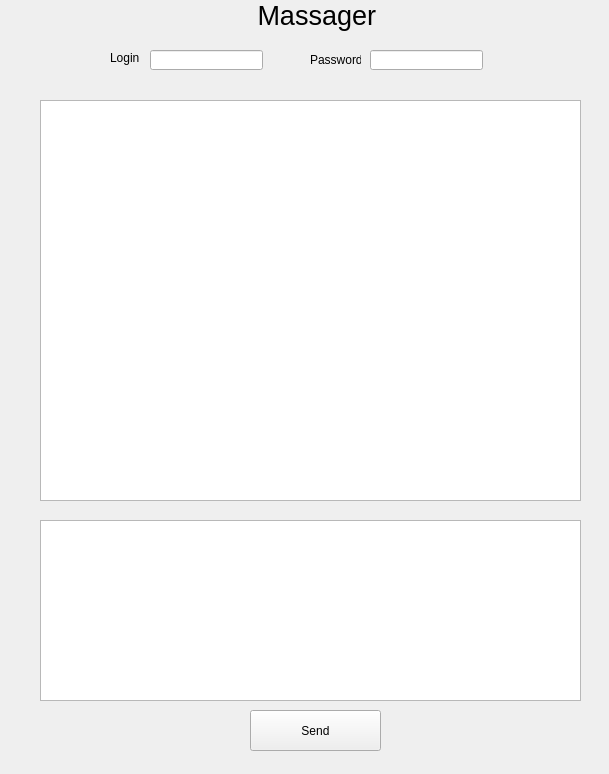
<?xml version="1.0" encoding="UTF-8"?>
<ui version="4.0">
 <class>Form</class>
 <widget class="QWidget" name="Form">
  <property name="geometry">
   <rect>
    <x>0</x>
    <y>0</y>
    <width>609</width>
    <height>774</height>
   </rect>
  </property>
  <property name="windowTitle">
   <string>Messager</string>
  </property>
  <property name="windowIcon">
   <iconset>
    <normaloff>../Сертификаты/ph_001.jpg</normaloff>../Сертификаты/ph_001.jpg</iconset>
  </property>
  <property name="layoutDirection">
   <enum>Qt::LeftToRight</enum>
  </property>
  <widget class="QPushButton" name="pushButton">
   <property name="geometry">
    <rect>
     <x>250</x>
     <y>710</y>
     <width>131</width>
     <height>41</height>
    </rect>
   </property>
   <property name="text">
    <string>Send</string>
   </property>
  </widget>
  <widget class="QLineEdit" name="lineEdit">
   <property name="geometry">
    <rect>
     <x>150</x>
     <y>50</y>
     <width>113</width>
     <height>20</height>
    </rect>
   </property>
  </widget>
  <widget class="QLineEdit" name="lineEdit_2">
   <property name="geometry">
    <rect>
     <x>370</x>
     <y>50</y>
     <width>113</width>
     <height>20</height>
    </rect>
   </property>
  </widget>
  <widget class="QLabel" name="label">
   <property name="geometry">
    <rect>
     <x>250</x>
     <y>0</y>
     <width>141</width>
     <height>31</height>
    </rect>
   </property>
   <property name="font">
    <font>
     <family>MS UI Gothic</family>
     <pointsize>20</pointsize>
    </font>
   </property>
   <property name="text">
    <string> Massager</string>
   </property>
  </widget>
  <widget class="QLabel" name="label_2">
   <property name="geometry">
    <rect>
     <x>110</x>
     <y>50</y>
     <width>31</width>
     <height>16</height>
    </rect>
   </property>
   <property name="text">
    <string>Login</string>
   </property>
  </widget>
  <widget class="QLabel" name="label_3">
   <property name="geometry">
    <rect>
     <x>310</x>
     <y>50</y>
     <width>51</width>
     <height>20</height>
    </rect>
   </property>
   <property name="text">
    <string>Password</string>
   </property>
  </widget>
  <widget class="QTextBrowser" name="textBrowser_2">
   <property name="geometry">
    <rect>
     <x>40</x>
     <y>100</y>
     <width>541</width>
     <height>401</height>
    </rect>
   </property>
  </widget>
  <widget class="QPlainTextEdit" name="plainTextEdit">
   <property name="geometry">
    <rect>
     <x>40</x>
     <y>520</y>
     <width>541</width>
     <height>181</height>
    </rect>
   </property>
   <property name="plainText">
    <string/>
   </property>
  </widget>
 </widget>
 <resources/>
 <connections/>
</ui>
